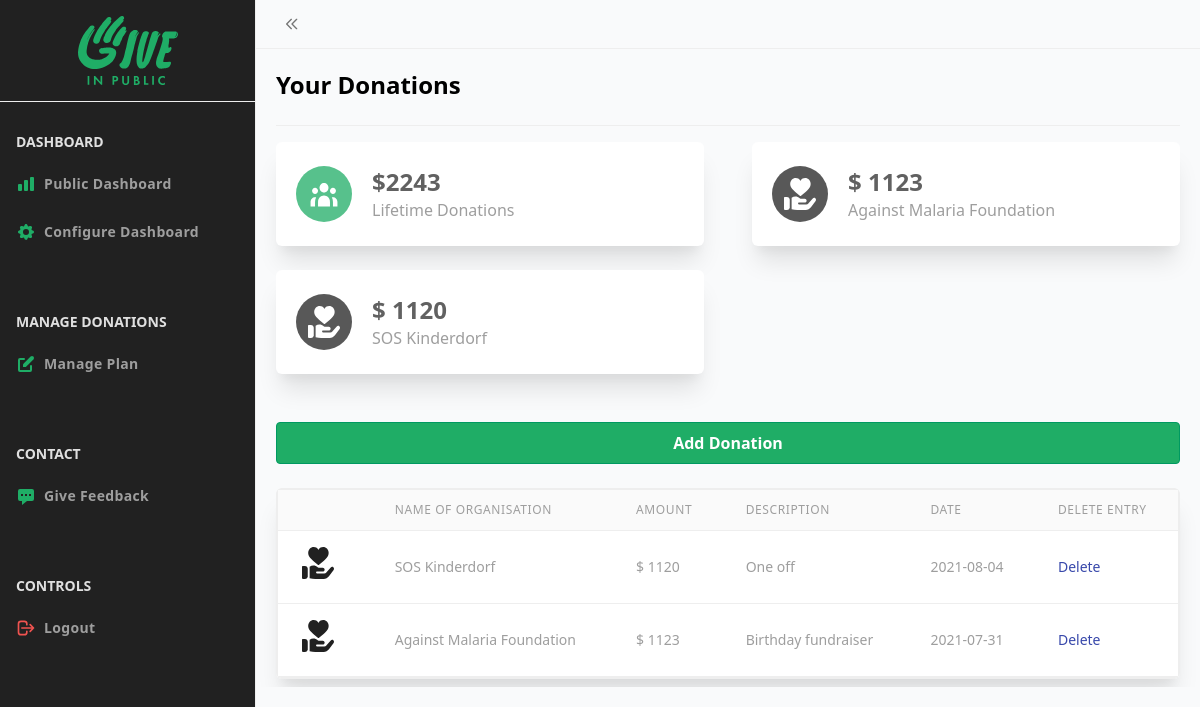
Screenshot of /dashboard/configure (signed in) with the database file from the repository.
### Website/models.py (models this page shows)
class Donation(db.Model):
    id = db.Column (db.Integer, primary_key=True)
    amount = db.Column(db.Integer)
    description = db.Column(db.String)
    organisation = db.Column(db.String(250))
    date_donated = db.Column(db.Date)
    date_created = db.Column(db.DateTime(timezone=True), default=datetime.utcnow)
    user_id = db.Column(db.Integer, db.ForeignKey('user.id'))

### Website/views.py (the view, shortened to what this page needs)
@views.route("/dashboard/configure", methods=["GET", "POST"])
@login_required
def configureDashboard():
    total_donations = db.session.query(
        db.func.sum(Donation.amount).filter(Donation.user_id == current_user.id)
    ).scalar()
    donations_by_grp = (
        db.session.query(db.func.sum(Donation.amount), Donation.organisation)
        .filter(Donation.user_id == current_user.id)
        .group_by(Donation.organisation)
        .all()
    )
    return render_template(
        "Configure.html",
        user=current_user,
        total_donations=total_donations,
        donations_by_grp=donations_by_grp,
    )

### Website/__init__.py (called while the page is built)
def create_app():
    app=Flask(__name__)
    app.config['SECRET_KEY'] = 'pIphvb0IDXOoPZO2XFLS'
    app.config['SQLALCHEMY_DATABASE_URI'] = 'postgresql://cviowhzivhgjeq:f3c7ef52185515b1af6b6b5c5ee7f99c8b9d166ca4416743b0512b2557c569aa@ec2-54-205-232-84.compute-1.amazonaws.com:5432/dbcnhlqqfu9jl7'
    db.init_app(app)
    from .views import views
    from .auth import auth
    app.register_blueprint(views, url_prefix='/')
    app.register_blueprint(auth, url_prefix='/')
    from .models import User, Donation
    create_database(app)
    login_manager = LoginManager()
    login_manager.login_view = 'auth.login'
    login_manager.init_app(app)
    @login_manager.user_loader
    def load_user(id):
        return User.query.get(int(id))
    return app

### Website/templates/Configure.html (shortened to what this page needs)
{%extends 'base-dashboard.html'%}
{%block body%}
<main class="flex-1 max-h-full p-5 overflow-hidden overflow-y-scroll" style="background-color: #F9FAFB;">
    <div
      class="flex flex-col items-start justify-between pb-6 space-y-4 border-b lg:items-center lg:space-y-0 lg:flex-row text-center"
    >
      <h1 class="text-2xl font-semibold whitespace-nowrap text-center">Your Donations</h1>
    </div>
    <div class="mt-4">
        <div class="flex flex-wrap -mx-6">
            <div class="w-full px-6 sm:w-1/2 xl:w-1/3">
                <div class="flex items-center px-5 py-6 shadow-xl rounded-md bg-white">
                    <div class="p-3 rounded-full bg-custom-100 bg-opacity-75">
                    </div>
                    <div class="mx-5">
                        <h4 class="text-2xl font-semibold text-gray-700">${{total_donations}}</h4>
                        <div class="text-gray-500">Lifetime Donations</div>
                    </div>
                </div>
            </div>
            {%for amount_other in donations_by_grp%}
            <div class="w-full mt-6 px-6 sm:w-1/2 xl:w-1/3 sm:mt-0 mb-6">
                <div class="flex items-center px-5 py-6 shadow-xl rounded-md bg-white">
                    <div class="p-3 rounded-full bg-gray-900 bg-opacity-75">
                    </div>
                    <div class="mx-5">
                        <h4 class="text-2xl font-semibold text-gray-700">$ {{amount_other[0]}}</h4>
                        <div class="text-gray-500">{{amount_other[1]}}</div>
                    </div>
                </div>
            </div>
            {%endfor%}
        </div>
    </div>
    <div x-data= "{isShowing:false}">
    <div class="flex content-end mt-6">
      <button
      x-on:click = "isShowing = !isShowing"
      class="bg-custom-100 hover:bg-custom-300 text-white font-bold py-2 px-4 border w-full border-custom-300 rounded ">
          Add Donation
        </button>
      </div>
  </div>
    <div class="flex flex-col mt-6">
      <div class="-my-2 overflow-x-auto sm:-mx-6 lg:-mx-8">
        <div class="inline-block min-w-full py-2 align-middle sm:px-6 lg:px-8">
          <div class="overflow-hidden border-b border-gray-200 rounded-md shadow-xl">
            <table class="min-w-full overflow-x-scroll divide-y divide-gray-200 w-full table-auto border-2 border-grey-dark  ">
              <thead class="bg-gray-50">
                <tr>
                    <th
                    scope="col"
                    class="px-6 py-3 text-xs font-medium tracking-wider text-left text-gray-500 uppercase"
                  >
                  </th>
                  <th
                    scope="col"
                    class="px-6 py-3 text-xs font-medium tracking-wider text-left text-gray-500 uppercase"
                  >
                    Name of Organisation
                  </th>
                  <th
                    scope="col"
                    class="px-6 py-3 text-xs font-medium tracking-wider text-left text-gray-500 uppercase"
                  >
                    Amount
                  </th>
                  <th
                    scope="col"
                    class="px-6 py-3 text-xs font-medium tracking-wider text-left text-gray-500 uppercase"
                  >
                    Description
                  </th>
                  <th
                    scope="col"
                    class="px-6 py-3 text-xs font-medium tracking-wider text-left text-gray-500 uppercase"
                  >
                    Date
                  </th>
                  <th
                  scope="col"
                  class="px-6 py-3 text-xs font-medium tracking-wider text-left text-gray-500 uppercase"
                >
                  Delete Entry
                </th>
                </tr>
              </thead>
              <tbody class="bg-white divide-y divide-gray-200">
                {%for donation in user.donations%}
                  <tr class="transition-all hover:bg-gray-100 hover:shadow-lg">
                    <td class="px-6 py-4 whitespace-nowrap">
                      <div class="flex items-center">
                        <div class="flex-shrink-0 w-10 h-10">
                        </div>
                        <td class="px-6 py-4 text-sm text-gray-500 whitespace-nowrap">{{donation.organisation}}</td>
                        <td class="px-6 py-4 text-sm text-gray-500 whitespace-nowrap">$ {{donation.amount}}</td>
                        <td class="px-6 py-4 text-sm text-gray-500  break-words"> {{donation.description}}</td>
                        <td class="px-6 py-4 text-sm text-gray-500 whitespace-nowrap">{{donation.date_donated}}</td>
                        <td class="px-6 py-4 text-sm text-gray-500 whitespace-nowrap">
                            <a href="/delete/{{donation.id}}" class="text-indigo-600 hover:text-indigo-900" >Delete</a>
                        </tr>
                        {%endfor%}
                    </div>
          </div>
        </div>
      </div>
    </div>
  {%endblock%}

### Website/templates/base-dashboard.html (shortened to what this page needs)
<html lang="en">
<head>
    <link rel="stylesheet" type="text/css" href="{{ url_for('static', filename='tailwind.css') }}">
	 <link href="https://cdn.datatables.net/1.10.19/css/jquery.dataTables.min.css" rel="stylesheet">
	 <link href="https://cdn.datatables.net/responsive/2.2.3/css/responsive.dataTables.min.css" rel="stylesheet">
</head>
<body>
<div>
    <div class="flex h-screen overflow-y-hidden bg-white" x-data="setup()" x-init="$refs.loading.classList.add('hidden')">
      <aside
        x-transition:enter="transition transform duration-300"
        x-transition:enter-start="-translate-x-full opacity-30  ease-in"
        x-transition:enter-end="translate-x-0 opacity-100 ease-out"
        x-transition:leave="transition transform duration-300"
        x-transition:leave-start="translate-x-0 opacity-100 ease-out"
        x-transition:leave-end="-translate-x-full opacity-0 ease-in"
        class="fixed inset-y-0 z-10 flex flex-col flex-shrink-0 w-64 max-h-screen overflow-hidden transition-all transform bg-gray-900 border-r shadow-lg lg:z-auto lg:static lg:shadow-none"
        :class="{'-translate-x-full lg:translate-x-0 lg:w-20': !isSidebarOpen}"
      >
        <div  class="flex items-center border-b  justify-center flex-shrink-0 p-2" :class="{'lg:justify-center': !isSidebarOpen}">
          <span class="p-2 text-xl font-semibold leading-8 tracking-wider uppercase whitespace-nowrap">
            <img src="/static/public/images/gip.svg" width="100px">
          </span>
        </div>
        <nav class="flex-1 overflow-hidden hover:overflow-y-auto">
          <ul class="flex flex-col py-6 space-y-1">
            <li class="pl-4 pr-4">
                <div class="flex flex-row items-center h-8">
                    <div class="flex font-bold text-sm text-gray-300 my-4 font-sans uppercase "><span :class="{ 'lg:hidden': !isSidebarOpen }">Dashboard</span></div>
                </div>
            </li>
            <li>
              <a
                href="/dashboard/public/{{user.id}}"
                class="relative flex flex-row items-center pl-3 pr-3 h-11 focus:outline-none hover:bg-gray-700 text-gray-500 hover:text-gray-200 border-l-4 border-transparent hover:border-custom-300"
                :class="{'justify-center': !isSidebarOpen}"
              >
                <span>
                    <svg xmlns="http://www.w3.org/2000/svg" class="h-5 w-5" viewBox="0 0 20 20" fill="#1FAD66">
                        <path d="M2 11a1 1 0 011-1h2a1 1 0 011 1v5a1 1 0 01-1 1H3a1 1 0 01-1-1v-5zM8 7a1 1 0 011-1h2a1 1 0 011 1v9a1 1 0 01-1 1H9a1 1 0 01-1-1V7zM14 4a1 1 0 011-1h2a1 1 0 011 1v12a1 1 0 01-1 1h-2a1 1 0 01-1-1V4z" />
                      </svg>
                </span>
                <span class = "font-semibold text-sm tracking-wide truncate font-sans ml-2 mr-2"  :class="{ 'lg:hidden': !isSidebarOpen } ">Public Dashboard</span>
              </a>
            </li>
            <li>
                <a
                  href="/dashboard/configure"
                  class="relative flex flex-row items-center pl-3 pr-3 h-11 focus:outline-none hover:bg-gray-700 text-gray-500 hover:text-gray-200 border-l-4 border-transparent hover:border-custom-300"
                  :class="{'justify-center': !isSidebarOpen}"
                >
                  <span>
                  </span>
                  <span class = "font-semibold text-sm tracking-wide truncate font-sans ml-2 mr-2"  :class="{ 'lg:hidden': !isSidebarOpen } ">Configure Dashboard</span>
                </a>
              </li>
              <br><br>
              <li class="pl-4 pr-4">
                <div class="flex flex-row items-center h-8">
                    <div class="flex font-bold text-sm text-gray-300 my-4 font-sans uppercase "><span :class="{ 'lg:hidden': !isSidebarOpen }">Manage Donations</span></div>
                </div>
            </li>
              <li>
                <a
                  href="/dashboard/manage-plan"
                  class="relative flex flex-row items-center pl-3 pr-3 h-11 focus:outline-none hover:bg-gray-700 text-gray-500
                  hover:text-gray-200 border-l-4 border-transparent hover:border-custom-300"
                  :class="{'justify-center': !isSidebarOpen}"
                >
                  <span>
                  </span>
                  <span class = "font-semibold text-sm tracking-wide truncate font-sans ml-2 mr-2"  :class="{ 'lg:hidden': !isSidebarOpen } ">Manage Plan</span>
                </a>
              </li> <br> <br>
              <li class="pl-4 pr-4">
                <div class="flex flex-row items-center h-8">
                    <div class="flex font-bold text-sm text-gray-300 my-4 font-sans uppercase "><span :class="{ 'lg:hidden': !isSidebarOpen }">Contact</span></div>
                </div>
            </li>
            <li>
              <a
                href="/dashboard/feedback"
                class="relative flex flex-row items-center pl-3 pr-3 h-11 focus:outline-none hover:bg-gray-700 text-gray-500
                hover:text-gray-200 border-l-4 border-transparent hover:border-custom-300"
                :class="{'justify-center': !isSidebarOpen}"
              >
                <span>
                  <svg xmlns="http://www.w3.org/2000/svg" class="h-5 w-5" viewBox="0 0 20 20" fill="#1FAD66">
                    <path fill-rule="evenodd" d="M18 5v8a2 2 0 01-2 2h-5l-5 4v-4H4a2 2 0 01-2-2V5a2 2 0 012-2h12a2 2 0 012 2zM7 8H5v2h2V8zm2 0h2v2H9V8zm6 0h-2v2h2V8z" clip-rule="evenodd" />
                  </svg>
                </span>
                <span class = "font-semibold text-sm tracking-wide truncate font-sans ml-2 mr-2"  :class="{ 'lg:hidden': !isSidebarOpen } "> Give Feedback</span>
              </a>
            </li>
            <br> <br>
              <li class="pl-4 pr-4">
                <div class="flex flex-row items-center h-8">
                    <div class="flex font-bold text-sm text-gray-300 my-4 font-sans uppercase "><span :class="{ 'lg:hidden': !isSidebarOpen }">Controls</span></div>
                </div>
            </li>
            <li>
                <a
                  href="/logout"
                  class="relative flex flex-row items-center pl-3 pr-3 h-11 focus:outline-none hover:bg-gray-700 text-gray-500 hover:text-gray-200 border-l-4 border-transparent hover:border-custom-300"
                  :class="{'justify-center': !isSidebarOpen}"
                >
                  <span class="text-red-400">
                    <svg class="w-5 h-5" fill="none" stroke="currentColor" viewBox="0 0 24 24" xmlns="http://www.w3.org/2000/svg"><path stroke-linecap="round" stroke-linejoin="round" stroke-width="2" d="M17 16l4-4m0 0l-4-4m4 4H7m6 4v1a3 3 0 01-3 3H6a3 3 0 01-3-3V7a3 3 0 013-3h4a3 3 0 013 3v1"></path></svg>
                  </span>
                  <span class = "font-semibold text-sm tracking-wide truncate font-sans ml-2 mr-2"  :class="{ 'lg:hidden': !isSidebarOpen } ">Logout</span>
                </a>
              </li> <br> <br>
          </ul>
        </nav>
      </aside>
      <div class="flex flex-col flex-1 h-full overflow-hidden">
        <header class="flex-shrink-0 border-b">
          <div class="flex items-center justify-between p-2" style="background-color: #F9FAFB;">
            <div class="flex items-center space-x-3">
              <button @click="toggleSidbarMenu()" class="p-2 rounded-md focus:outline-none focus:ring">
                <svg
                  class="w-4 h-4 text-gray-600"
                  :class="{'transform transition-transform -rotate-180': isSidebarOpen}"
                  xmlns="http://www.w3.org/2000/svg"
                  fill="none"
                  viewBox="0 0 24 24"
                  stroke="currentColor"
                >
                  <path stroke-linecap="round" stroke-linejoin="round" stroke-width="2" d="M13 5l7 7-7 7M5 5l7 7-7 7" />
                </svg>
              </button>
            </div>
        </header>
        {%block body%} {%endblock%}
</div>
</body>
</html>

### rows the page displays
Donation: amount "1123", organisation "Against Malaria Foundation", description "Birthday fundraiser", date_donated "2021-07-31"
Donation: amount "1120", organisation "SOS Kinderdorf", description "One off", date_donated "2021-08-04"

### other values shown
{{ total_donations }} "2243"
